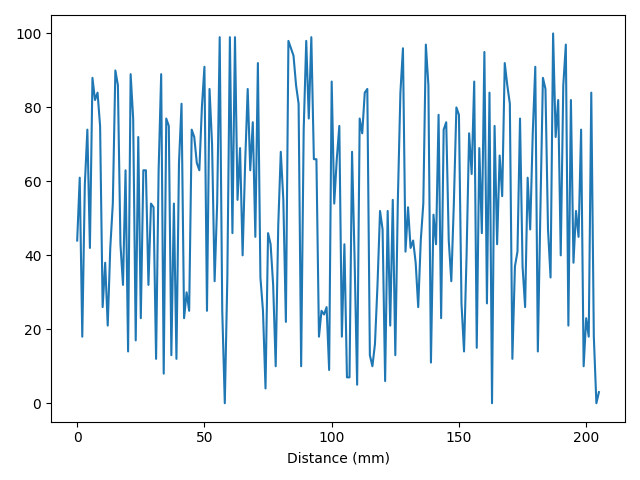
#> input picture Human Skeleton Detection/temp_plot.png, 640 x 480 px
$ python simple-histogram.py
#> lines starting #> are read from the running program, lines starting #| are printed output that depends on the picture
# import the necessary packages
from matplotlib import pyplot as plt
import cv2
# load the image, convert it to grayscale, and show it
image = cv2.imread("temp_plot.png")
#> image is the input picture: shape (480, 640, 3); mean B, G, R 241.9, 233.5, 221.3
gray = cv2.cvtColor(image, cv2.COLOR_BGR2GRAY)
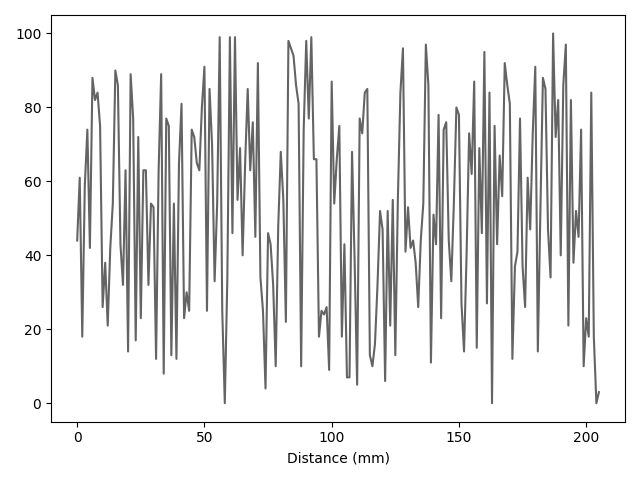
#> gray: shape (480, 640); min 0, max 255, mean 230.8
cv2.imshow("Image", image)
cv2.imshow("Gray", gray)
cv2.waitKey(0)
# construct a grayscale histogram
hist = cv2.calcHist([gray], [0], None, [256], [0, 256])
#> hist = 256 values, max 240338 at index 255, min 0 at index 69, mean 1200
# plot the histogram
plt.figure()
plt.title("Grayscale Histogram")
plt.xlabel("Bins")
plt.ylabel("# of Pixels")
plt.plot(hist)
plt.xlim([0, 256])
plt.show()
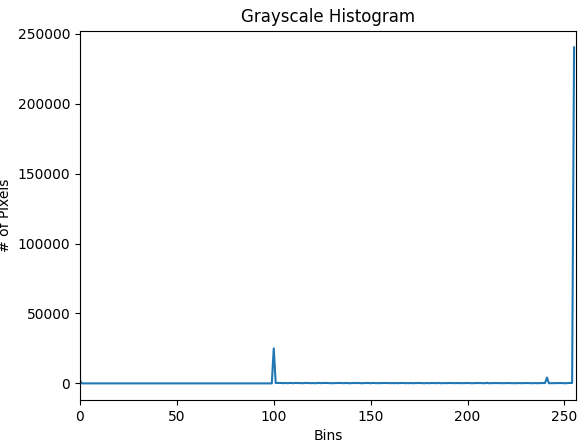
#> figure drawn by matplotlib, 1 panel; curve peaks at x = 255, y = 240338
cv2.waitKey(0)
